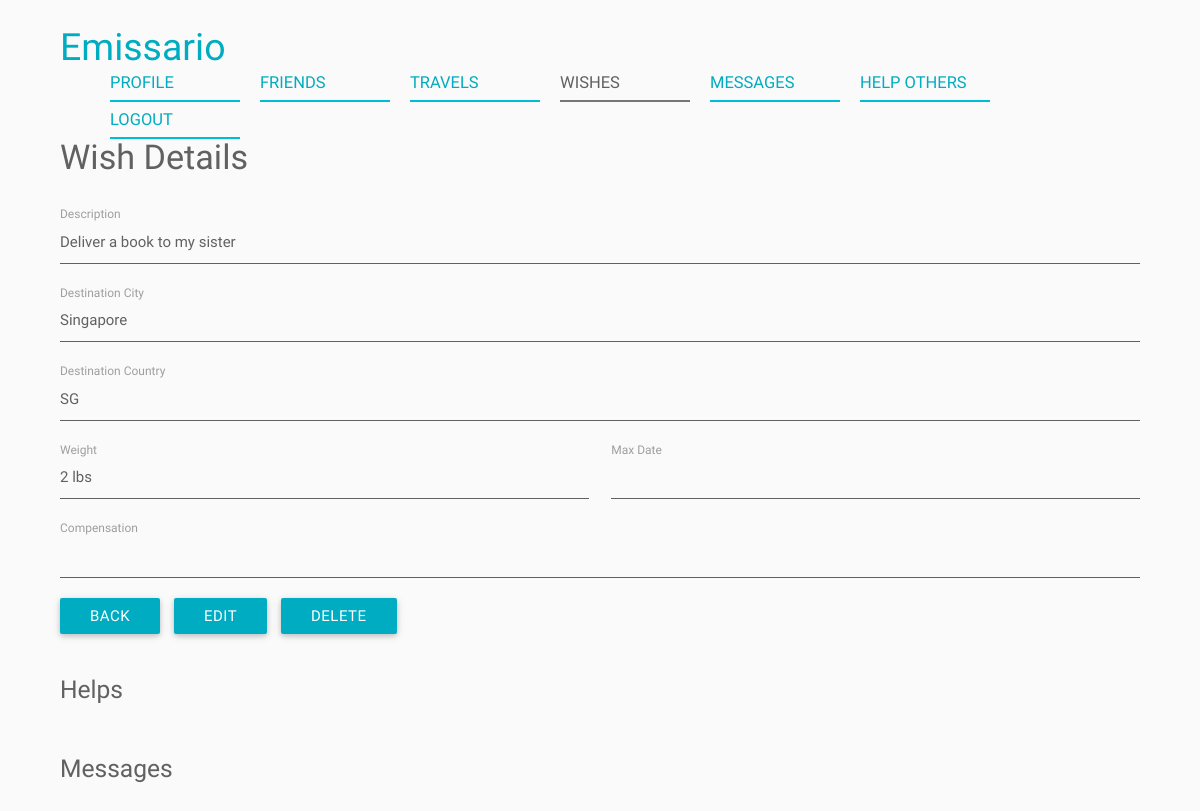
The app's page /index.php/wishes/view/1 (signed in) with its own data.
### tables this page shows
CREATE TABLE IF NOT EXISTS Wish (
	ID BIGINT NOT NULL AUTO_INCREMENT,
    User_ID BIGINT NOT NULL,
    Description VARCHAR(1000) NOT NULL,
    Image BLOB NULL,
    Weight VARCHAR(50) NULL,
    Destination_City VARCHAR(100) NULL,
    Destination_Country VARCHAR(2) NULL,
    Max_Date DATE NULL,
    Compensation VARCHAR(100) NULL,
    Created_On DATETIME NULL,
    Modified_On DATETIME NULL,
    PRIMARY KEY (ID),
    FOREIGN KEY (User_ID) REFERENCES User (ID)
);

### application/controllers/wishes.php (called while the page is built, shortened)
<?php
class Wishes extends Controller
{
	public function view($wishID)
	{
		$userID = $GLOBALS["helpers"]->siteHelper->getSession("userID");
		$wish = $this->beans->wishService->getWish($wishID, $userID);
		require APP . 'views/_templates/header.php';
		require APP . 'views/wishes/view.php';
		require APP . 'views/_templates/footer.php';
	}
}

### index.php (called while the page is built, shortened)
<?php
require APP . '/core/controller.php';
$app = new Application();

### application/core/controller.php (called while the page is built, shortened)
<?php
class Controller
{
    function __construct()
    {
    	$this->beans = new stdClass();
    }
    private function loadModels()
    {
    	require APP . '/core/model.php';
    	require APP . '/models/wishModel.php';
    }
    private function loadServices()
    {
    	require APP . '/core/service.php';
    	require APP . '/services/wishService.php';
    }
}

### application/core/service.php (called while the page is built)
<?php
class Service
{
	function __construct($beans)
	{
		$this->beans = $beans;
	}
}

### application/core/model.php (called while the page is built)
<?php
class Model
{
	function __construct($db)
	{
		try {
			$this->db = $db;
		} catch (PDOException $e) {
			exit('Database connection could not be established.');
		}
	}
}

### application/models/wishModel.php (called while the page is built, shortened)
<?php
class WishModel extends Model
{
	public function getWish($wishID, $userID = "")
	{
		$sql = "SELECT *, DATE_FORMAT(Max_Date, '%m/%d/%Y') AS Formatted_Max_Date
				FROM Wish
				WHERE Wish.ID = :wish_id";
		if (is_numeric($userID)) {
			$sql .= " AND Wish.User_ID = :user_id";
		}
		$parameters = array(':wish_id' => $wishID);
		if (is_numeric($userID)) {
			$parameters[":user_id"] = $userID;
		}
		return $GLOBALS["helpers"]->queryHelper->getSingleRowObject($this->db, $sql, $parameters);
	}
}

### application/helpers/queryHelper.php (called while the page is built, shortened)
<?php
class QueryHelper
{
	public function getSingleRowObject($db, $sql, $parameters) {
		$query = $db->prepare($sql);
		$query->execute($parameters);
		$result = $query->fetch();
		return $result;
	}
}

### application/services/wishService.php (called while the page is built, shortened)
<?php
class WishService extends Service
{
	public function getWish($wishID, $userID = "")
	{
		return $this->beans->wishModel->getWish($wishID, $userID);
	}
}

### application/views/wishes/view.php (the view, shortened to what this page needs)
<div class="container">
    <h4>Wish Details</h4>
	<div class="section">
		<div class="row">
			<div class="col s12">
				<div class="view-details-label">Description</div>
				<div class="view-details-value"><?php echo $wish->Description ?></div>
			</div>
		</div>
		<div class="row">
			<div class="col s12">
				<div class="view-details-label">Destination City</div>
				<div class="view-details-value"><?php echo $wish->Destination_City ?></div>
			</div>
		</div>
		<div class="row">
			<div class="col s12">
				<div class="view-details-label">Destination Country</div>
				<div class="view-details-value"><?php echo $wish->Destination_Country ?></div>
			</div>
		</div>
		<div class="row">
			<div class="col s6">
				<div class="view-details-label">Weight</div>
				<div class="view-details-value"><?php echo $wish->Weight ?></div>
			</div>
			<div class="col s6">
				<div class="view-details-label">Max Date</div>
				<div class="view-details-value"><?php echo $wish->Formatted_Max_Date ?></div>
			</div>
		</div>
		<div class="row">
			<div class="col s12">
				<div class="view-details-label">Compensation</div>
				<div class="view-details-value"><?php echo $wish->Compensation ?></div>
			</div>
		</div>
		<a id="back" class="btn waves-effect waves-light">Back</a>
		<a id="edit" class="btn waves-effect waves-light">Edit</a>
		<a id="delete" class="btn waves-effect waves-light">Delete</a>
	</div>
	<div class="section">
		<h5>Helps</h5>
	</div>
	<div class="section">
		<h5>Messages</h5>
	</div>
</div>

### records on screen
wish: Description "Deliver a book to my sister", Destination_City "Singapore", Destination_Country "SG", Weight "2 lbs"

### other values on screen
$viewTitle "PROFILE"
$viewTitle "FRIENDS"
$viewTitle "TRAVELS"
$viewTitle "WISHES"
$viewTitle "MESSAGES"
$viewTitle "HELP OTHERS"
